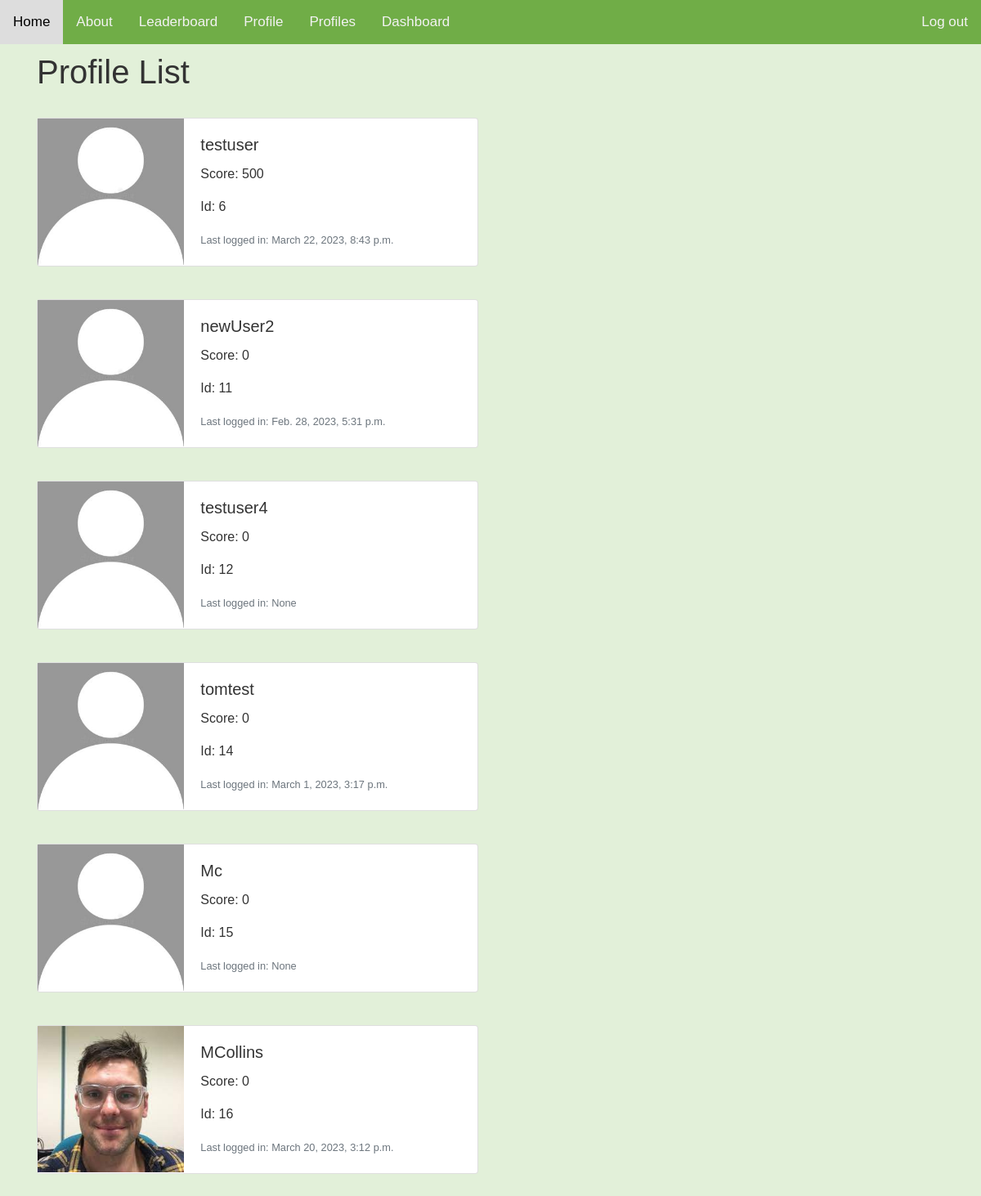
Page /profile_list/ (signed in) on the earlier database version.
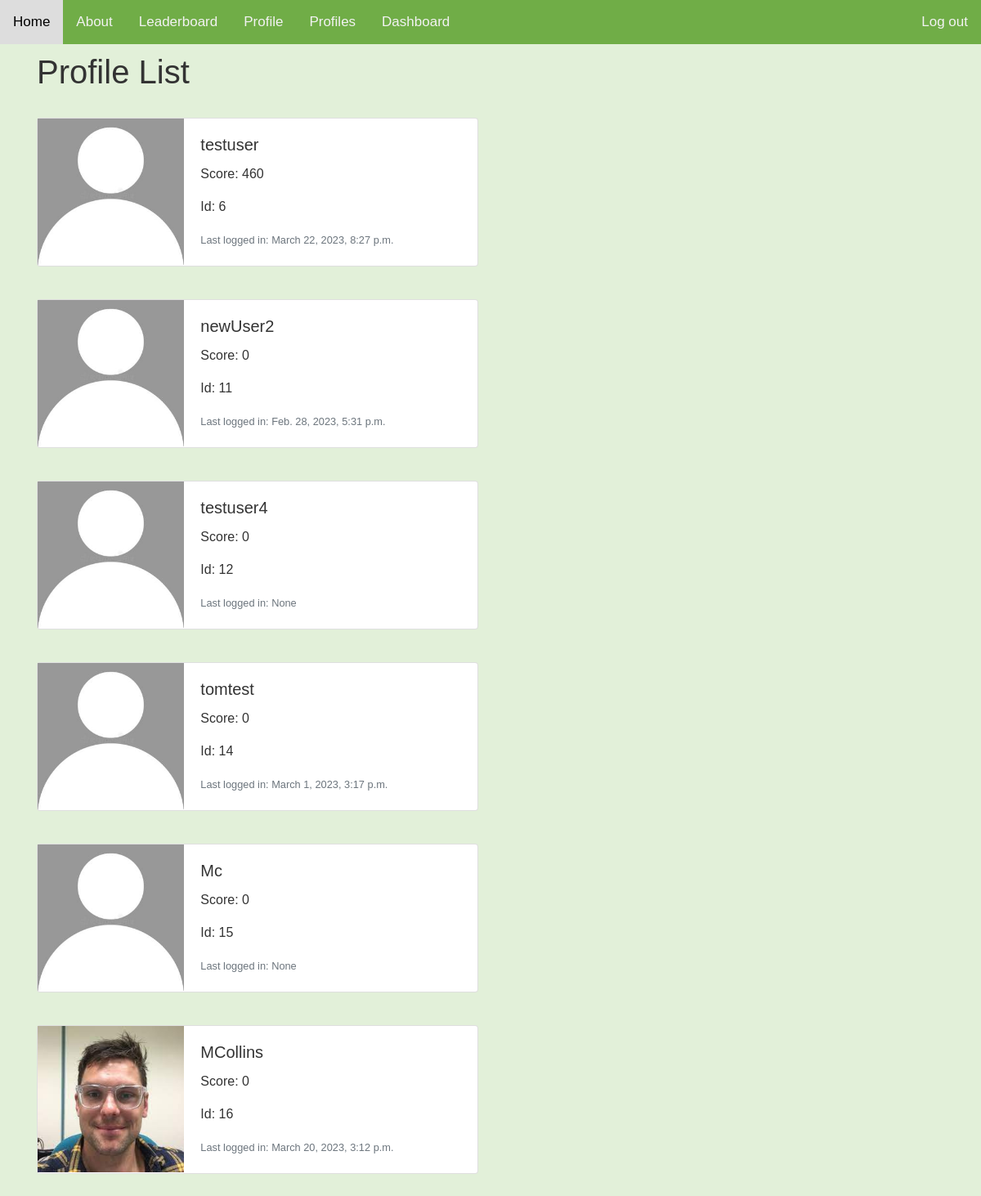
Same page on the later database version.
### users/models.py (models this page shows, shortened)
class Profile(models.Model):
    user = models.OneToOneField(User, on_delete=models.CASCADE)
    image = models.ImageField(default='default.jpg', upload_to='profile_pics')
    score = models.IntegerField(default=0)
    userRank = models.IntegerField(default=0)
    Drink = models.IntegerField(default=0)
    Snack = models.IntegerField(default=0)
    Vegetable = models.IntegerField(default=0)
    Protein = models.IntegerField(default=0)
    Fruit = models.IntegerField(default=0)

### users/views.py (the view)
# urls.py: path('profile_list/', views.profile_list, name='profile_list'),
def profile_list(request):
    if request.user.is_authenticated:
        profiles = Profile.objects.exclude(user=request.user)
        return render(request, 'users/profile_list.html', {'profiles': profiles})
    else:
        messages.warning(request, ("You must be logged in to view this page"))
        return redirect('auth-login')

### users/templates/users/profile_list.html
{% extends "Food_Scanner/base.html" %} {% load static %}{% block content %}
<div style="padding-top: 10px" class="content-section">
    <h1>Profile List</h1>
    <br />
    {% if profiles %} {% for profile in profiles %}
    <div class="card mb-3" style="max-width: 540px;">
        <div class="row no-gutters">
          <div class="col-md-4">
            <img src="{{ profile.image.url }}" class="img-fluid" alt="Profile Pic">
          </div>
          <div class="col-md-8">
            <div class="card-body">
              <h5 class="card-title">{{profile.user.username}}</h5>
              <p class="card-text">Score: {{profile.score}}</p>
              <p class="card-text">Id: {{profile.user_id}}</p>
              <p class="card-text"><small class="text-muted">Last logged in: {{profile.user.last_login}}</small></p>
            </div>
          </div>
        </div>
      </div>
    <br />
    {% endfor %} {% endif %}
</div>
{% endblock content %}

Differences in the rows shown:
changed Profile "testuser": score "500" → "460"; user.last_login "March 22, 2023, 8:43 p.m." → "March 22, 2023, 8:27 p.m."
